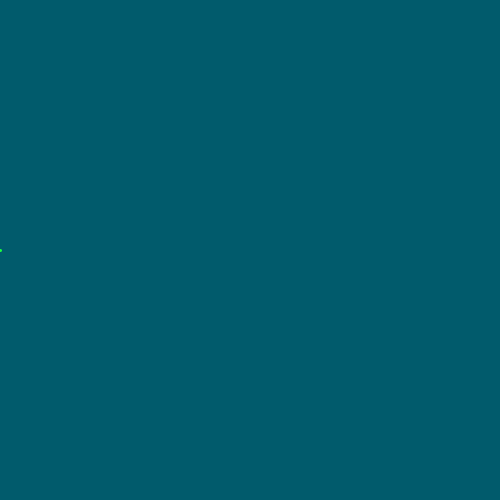
Frame 1 (no input)
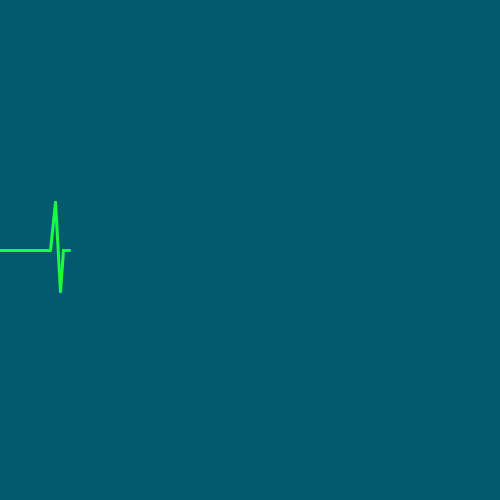
Frame 60 (the mouse pressed at the canvas centre just before this capture)
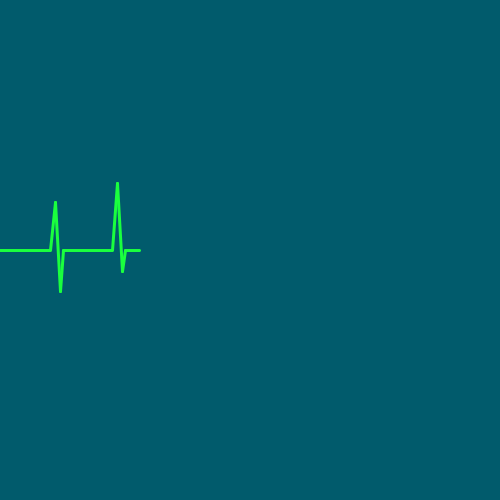
Frame 120 (the mouse held since frame 60 and released just before this capture)

The Processing sketch that drew these frames (run headless with seeded random() and noise(); from frame 60 on, the mouse is pressed at the canvas centre):

// Processing sketch: elettrocardio
// ── elettrocardio.pde
int x = 0;
int y = 250;
int j = 0;
int ys = 250;
int xs = 0;
int st = 0;
void setup() {
  size(500, 500);
  background(#015B6C);
}

void draw() {
  if (x >= width) {
    background(#015B6C);
    x = 0;
  }

  stroke(#1AFF3E);
  strokeWeight(3);
  if (j < 50) {
    line(x, y, x++, y);
  } else {
    if (st == 0) {
      ys = ys-(int) random(10, 70);
      line(x, y, x+=5, ys);
      st++;
      y = ys;
    } else if (st == 1) {
      ys = y+(int) random(75, 130);
      line(x, y, x+=5, ys);
      st++;
      y = ys;
    } else {
      line(x, y, x+=3, height/2);
      y = height/2;
      st = 0;
      j = 0;
      ys = y;
    }
  }

  ++j;
}
